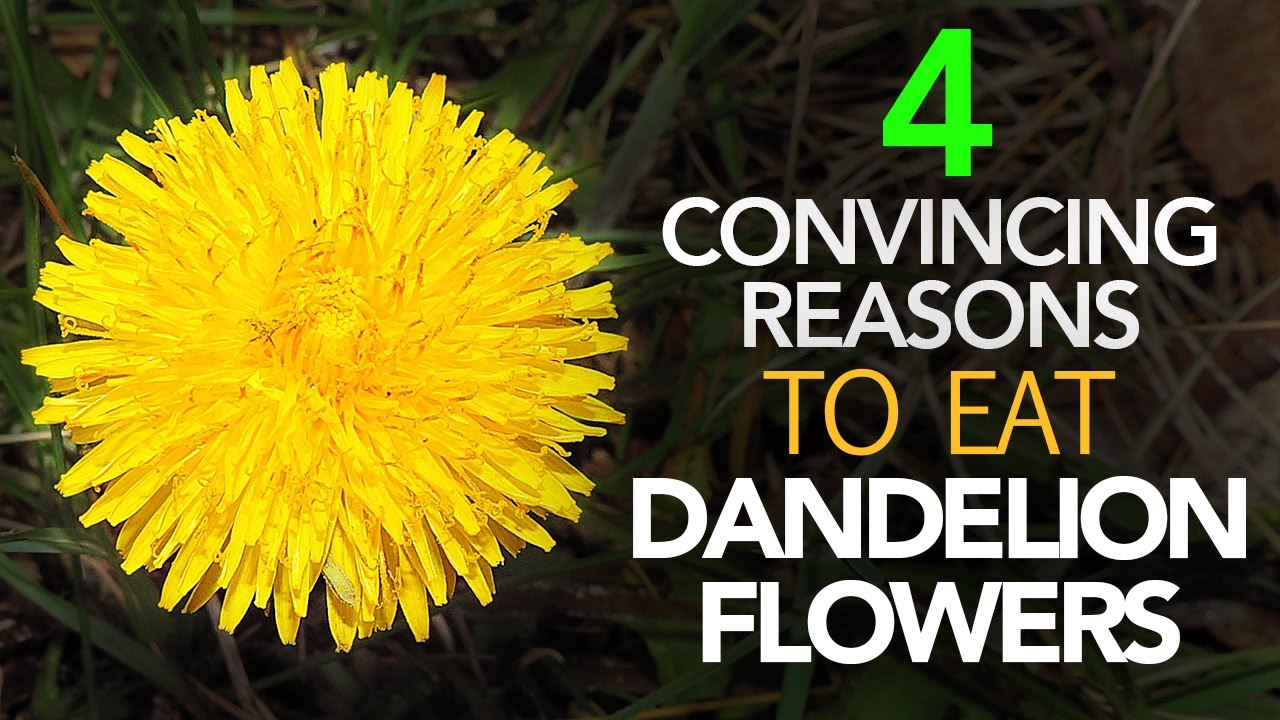
#> input picture example_images/frequency/dandelion.jpg, 1280 x 720 px
$ python sharpening.py ../example_images/frequency/dandelion.jpg
#> lines starting #> are read from the running program, lines starting #| are printed output that depends on the picture
#> further down, img is the input picture: shape (720, 1280, 3); mean R, G, B 107.9, 97.8, 36.3
import numpy as np
import skimage as sk
import skimage.io as skio
import skimage.filters
import skimage.exposure
import sys
import os
import skimage.color

def sharpen(img, intensity=1.5):
#> called with intensity = 1.5
    blurred = sk.filters.gaussian(img, sigma=5)
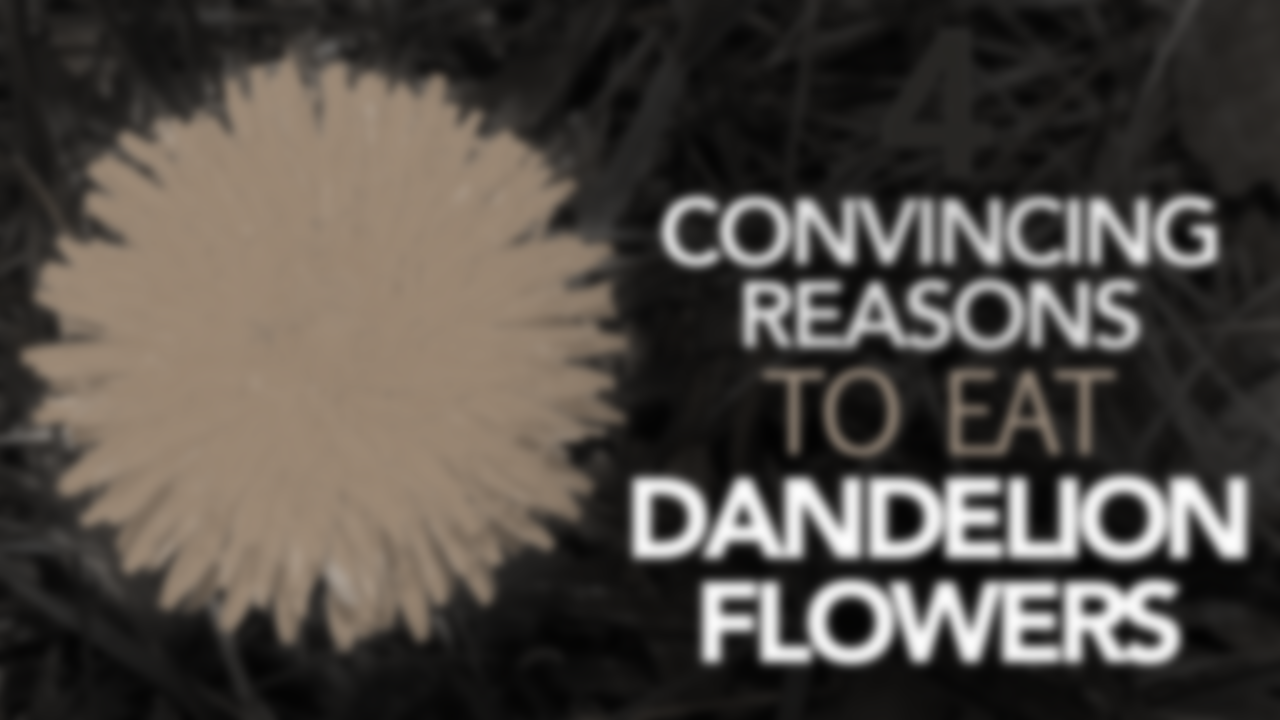
#> blurred: shape (720, 1280, 3) float64; mean R, G, B 0.313, 0.291, 0.269
    fft_img = np.fft.fft2(img)
    fft_blurred = np.fft.fft2(blurred)
    fft_details = np.subtract(fft_img, fft_blurred)
    details = np.fft.ifft2(fft_details).real
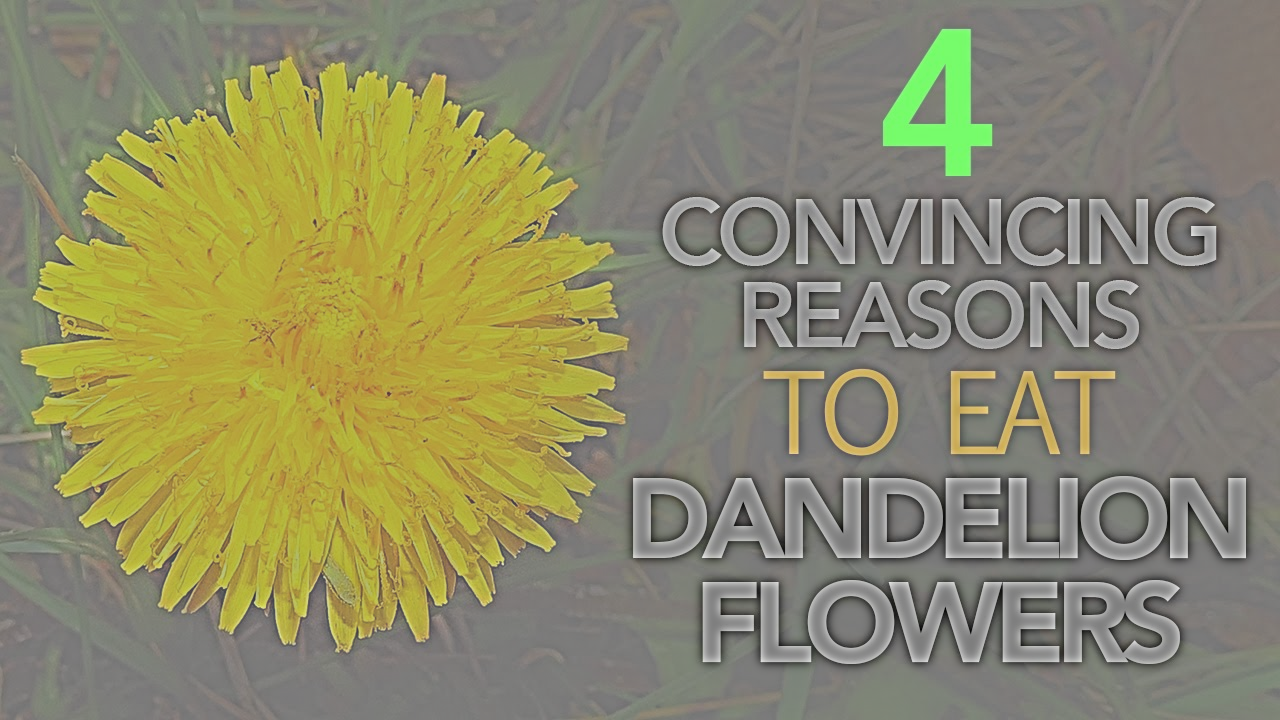
#> details: shape (720, 1280, 3) float64; mean of channels 0, 1, 2 0.11, 0.0926, -0.126; drawn with min black and max white
    details = np.multiply(details, intensity)
    img = np.add(img, details)
    return img


#loop through all the files given as arguments
for name in sys.argv[1:]:
    img = skio.imread(name)

    img_orig = sk.img_as_float(img)

    img = sharpen(img_orig)
    img = sk.exposure.rescale_intensity(img, in_range=(-1.0,1.0))
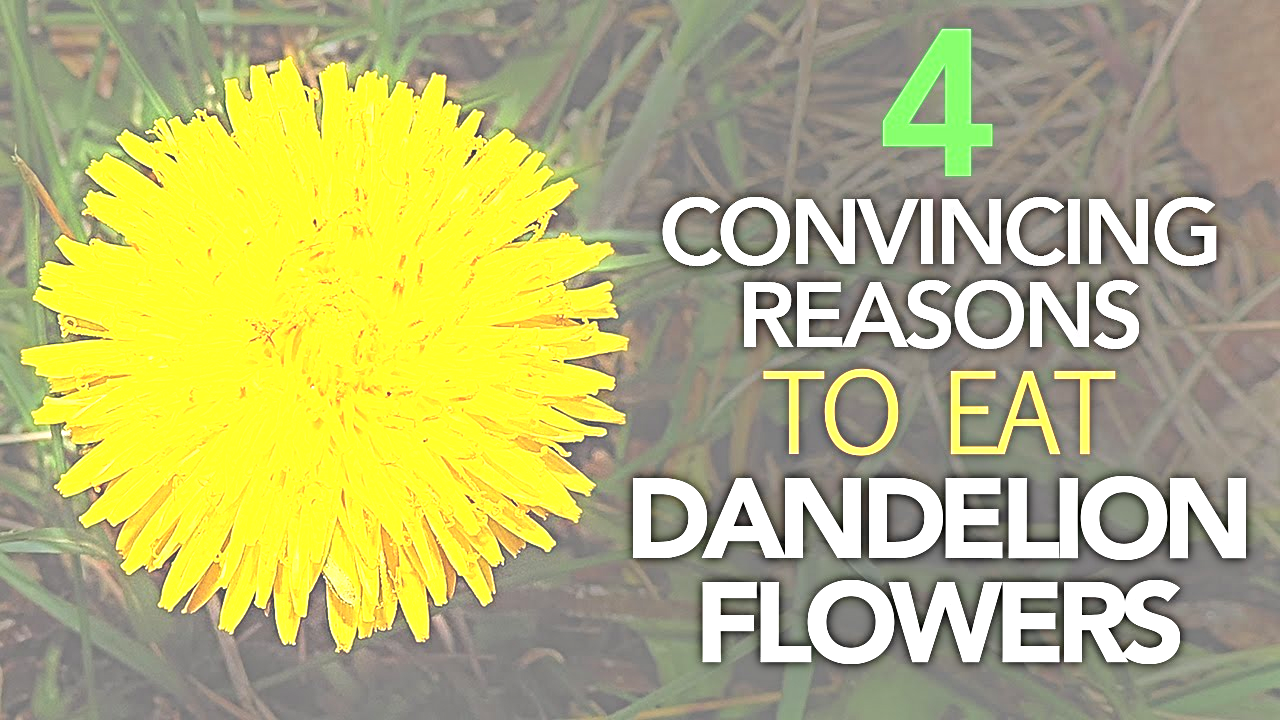
#> img: shape (720, 1280, 3) float64; mean R, G, B 0.423, 0.412, -0.0727; drawn with min black and max white

    #uncomment to view original image
    #skio.imshow(img_orig)
    #skio.show()

    skio.imshow(img)
    skio.show()
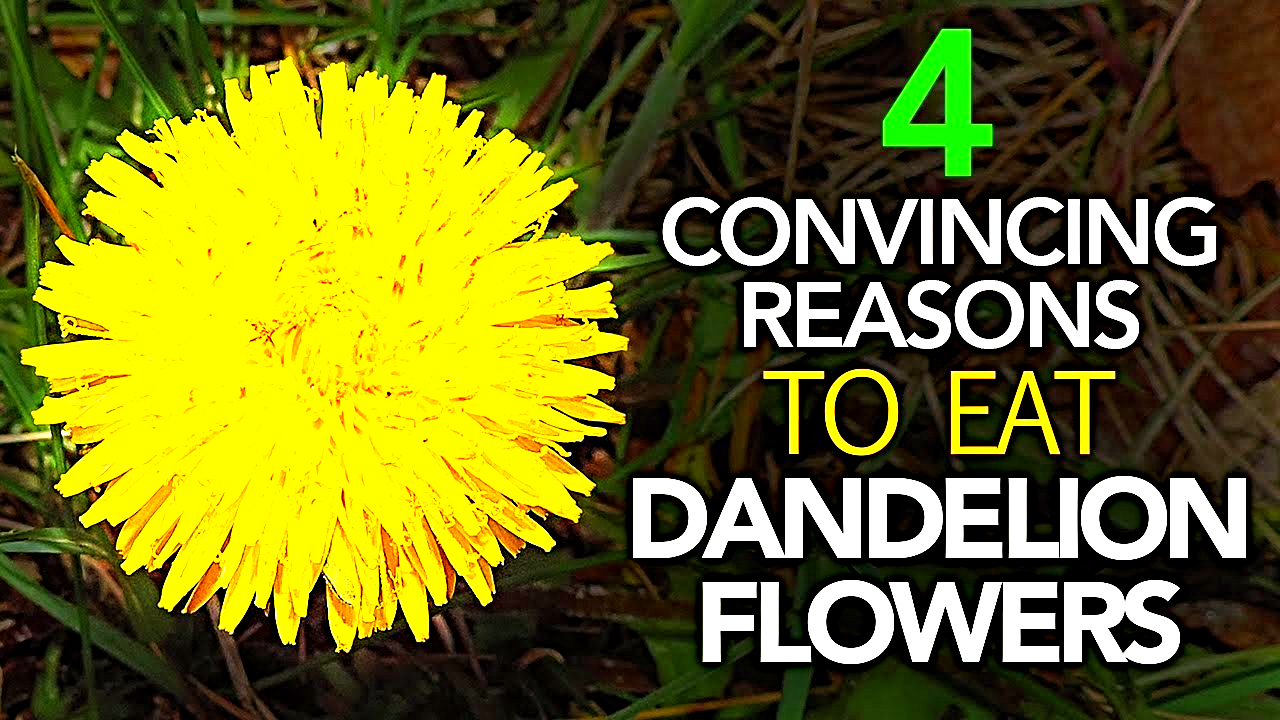
#> shown: shape (720, 1280, 3) float64; mean R, G, B 0.446, 0.437, 0.112

    #uncomment to save image
    name = os.path.basename(name)
    name = os.path.splitext(name)[0]
#> (the run stopped early here; a loop or call above may not have finished)
